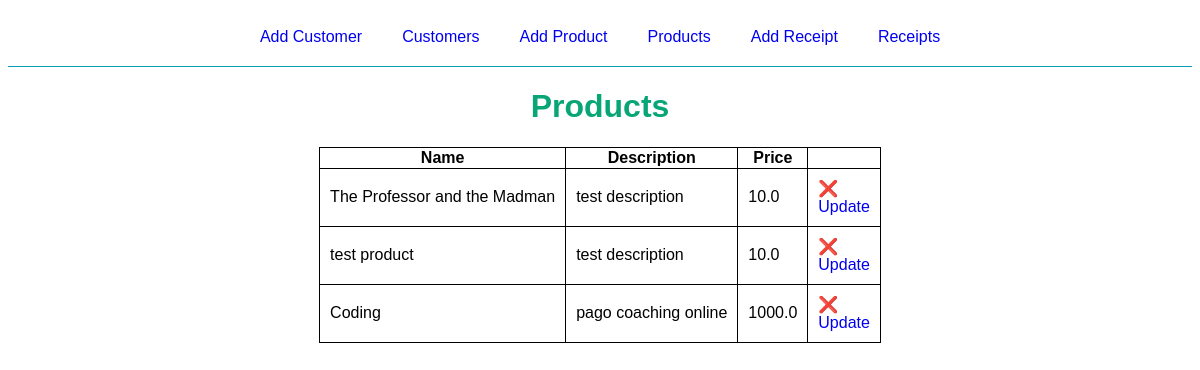
Page /product/products on the committed database.
### flaskr/models/product/__init__.py (models this page shows, shortened)
class Product(db.Model, MyModel):
    id = Column(Integer, primary_key=True)
    name = Column(String(100), nullable=False, unique=True)
    description = Column(Text(1000), nullable=False)
    price = Column(Float, nullable=False, default=0)
    sold_products = db.relationship(
        'SoldProduct',
        backref='product',
        lazy=True,
        cascade='all, delete-orphan'
    )
    def get_all():
        return Product.query.all()

### flaskr/views/product.py (the view)
@bp.route('/products')
def products():
    products = Product.get_all()
    return render_template(
        'product/products.html',
        products=products,
        heads=product_heads
    )

### flaskr/templates/product/products.html (shortened to what this page needs)
{% extends 'base.html' %}
{% block content %}
<div class="title-container">
    <h1 class="title">Products</h1>
</div>
<table class="products">
    <tr>
        <th>Name</th>
        <th>Description</th>
        <th>Price</th>
      </tr>
    {% for product in products %}
    <tr>
        {% for head in heads %}
        <td>
            {{ product[head] }}
        </td>
        {% endfor %}
        <td>
            <a href="{{ url_for('product.delete', product_id=product.id) }}">❌</a>
            <br>
            <a href="{{ url_for('product.update', product_id=product.id) }}">Update</a>
        </td>
    </tr>
    {% endfor %}
</table>
{% endblock %}

### flaskr/static/style.css (style rules this page uses)
* { font-family: Verdana, Geneva, Tahoma, sans-serif; }
.title { font-family: Verdana, Geneva, Tahoma, sans-serif; color: rgb(8, 165, 118) }
.title-container, .add, .update { display: flex; justify-content: center; flex-direction: column; align-items: center; }
.customers, .products { display: grid; justify-content: center; border-collapse: collapse; }
td { border: 1px solid black; border-collapse: collapse; padding: 10px; }
a { text-decoration: none; }
.products-receipt, td, th , tr { border: 1px solid black; border-collapse: collapse; }

### rows in the picture
Product: name "The Professor and the Madman" "test description" "10.0"
Product: name "test product" "test description" "10.0"
Product: name "Coding" "pago coaching online" "1000.0"
